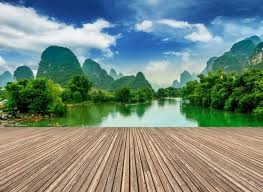
#> input picture basic exercices/data/1.jpeg, 263 x 192 px, given in place of the camera
$ python edge-detect.py   (older library calls are emulated)
#> lines starting #> are read from the running program, lines starting #| are printed output that depends on the picture; after the words box and inside, x2 and y2 are one past the last pixel; in counts of white or black regions, pixels touching at a corner belong together
import cv2
import numpy as np

cap = cv2.VideoCapture(0)

while(1):

    # Take each frame
    _, frame = cap.read()
#> frame is the input picture: shape (192, 263, 3); mean B, G, R 125.4, 137.1, 117.1
    hsv = cv2.cvtColor(frame, cv2.COLOR_BGR2HSV)
#> hsv: shape (192, 263, 3); mean H, S, V 58.7, 116.4, 157.8

    lower_color = np.array([0,0,0])
    upper_color = np.array([255,255,180])

    mask = cv2.inRange(hsv, lower_color, upper_color)
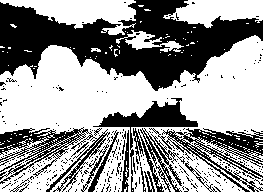
#> mask: shape (192, 263); 59.3% white; 295 black regions (279 under 20 px), largest, box (x1, y1, x2, y2) and area: (0, 0, 263, 91) 11765, (0, 127, 110, 192) 2410, (149, 128, 263, 192) 2170
    res = cv2.bitwise_and(frame,frame, mask= mask)
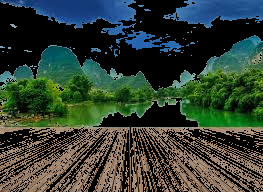
#> res: shape (192, 263, 3); mean B, G, R 50.2, 62.9, 48.4

    laplacian = cv2.Laplacian(frame,cv2.CV_64F)
    sobelx = cv2.Sobel(frame,cv2.CV_64F,1,0,ksize=5)
    sobely = cv2.Sobel(frame,cv2.CV_64F,0,1,ksize=5)
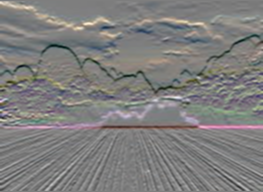
#> sobely: shape (192, 263, 3) float64; mean B, G, R -25.6, 26.4, 73.8; drawn with min black and max white

    sobel = cv2.Sobel(frame,cv2.CV_64F,1,1,ksize=5)
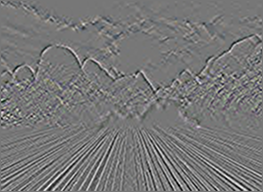
#> sobel: shape (192, 263, 3) float64; mean B, G, R 0.1, 0.1, 0.1; drawn with min black and max white


    edges = cv2.Canny(frame,100,200)
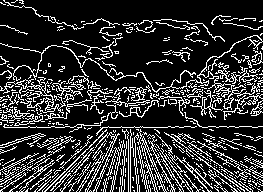
#> edges: shape (192, 263); 19.6% white in thin lines or dots
    cv2.imshow('Edges',edges)

    cv2.imshow('Original',frame)
    cv2.imshow('Mask',mask)
    cv2.imshow('laplacian',laplacian)
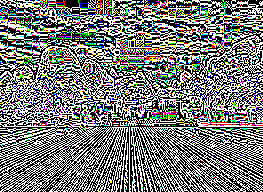
#> window 'laplacian': shape (192, 263, 3); mean B, G, R 123.3, 121.5, 122.2
 #   cv2.imshow('sobelx',sobelx)
 #   cv2.imshow('sobely',sobely)
    cv2.imshow('Sobel', sobel)
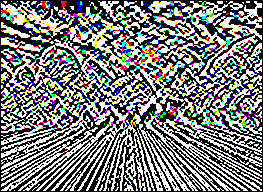
#> window 'Sobel': shape (192, 263, 3); mean B, G, R 123.5, 124.2, 123.9

    k = cv2.waitKey(5) & 0xFF
#> (key Esc is pressed here)
    if k == 27:
        break

cv2.destroyAllWindows()
cap.release()

$ run again, on basic exercices/data/cachorro.jpeg
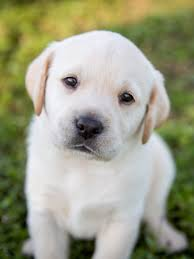
#> input picture basic exercices/data/cachorro.jpeg, 194 x 259 px, given in place of the camera
#> frame is the input picture: shape (259, 194, 3); mean B, G, R 133.1, 157.9, 156.8
#> hsv: shape (259, 194, 3); mean H, S, V 56.6, 66.3, 162.2
#> `mask = cv2.inRange(hsv, lower_color, upper_color)`:
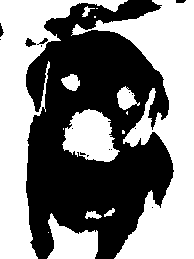
#> mask: shape (259, 194); 51.6% white; 16 black regions (11 under 20 px), largest, box (x1, y1, x2, y2) and area: (26, 0, 174, 259) 24134, (25, 38, 36, 47) 55, (0, 23, 4, 37) 31, (37, 38, 48, 45) 29, (176, 0, 186, 3) 27
#> edges: shape (259, 194); 4.1% white in thin lines or dots, all inside (x1, y1, x2, y2) = (0, 30, 192, 259)
#> `cv2.imshow('Sobel', sobel)`:
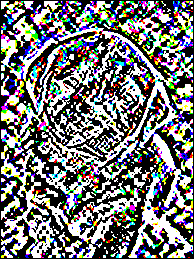
#> window 'Sobel': shape (259, 194, 3); mean B, G, R 118.7, 118, 117.8
